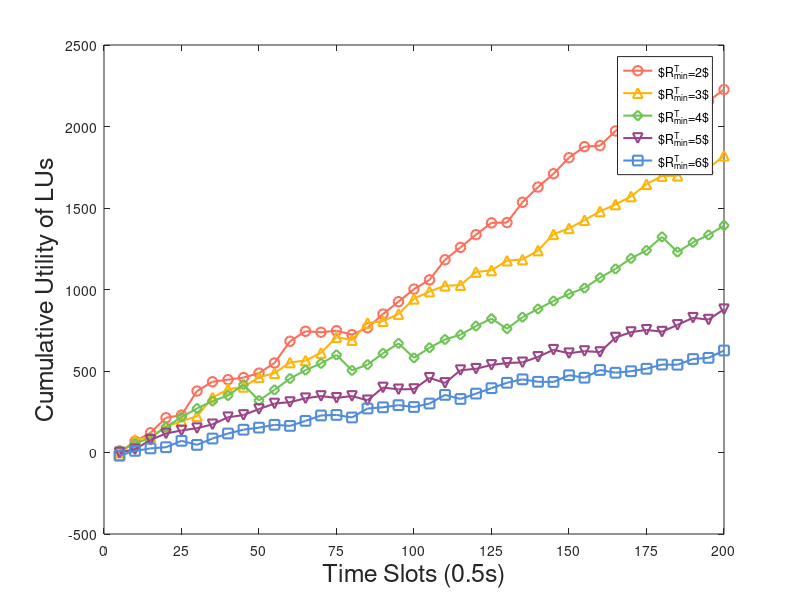

Here is the MATLAB script that generated this plot: (Note: this script raises an error after producing the figure.)
clc
clear all
data = csvread('CULRmin.csv');
plot(data(3, 2:41), '-o', 'MarkerSize', 7, 'Color', '#FD6D5A', 'LineWidth', 1.5);
hold on
plot(data(4, 2:41), '-^', 'MarkerSize', 7, 'Color', '#FEB40B',  'LineWidth', 1.5);
hold on
plot(data(5, 2:41), '-d', 'MarkerSize', 7, 'Color', '#6DC354',  'LineWidth', 1.5);
hold on
plot(data(6, 2:41), '-v', 'MarkerSize', 7, 'Color', '#994487',  'LineWidth', 1.5);
hold on
plot(data(7, 2:41), '-s', 'MarkerSize', 7, 'Color', '#518CD8',  'LineWidth', 1.5);
hold on
%plot(data(:, 4), '-^', 'MarkerSize', 12, 'Color',[0.18039 0.5451 0.34118], 'LineWidth', 3.2)
%hold on
%plot(data(:, 5), '-*', 'MarkerSize', 12, 'Color',[0.8549 0.64706 0.12549], 'LineWidth', 3.2)
%hold on

g=legend('$R^T_{min}=2$', '$R^T_{min}=3$', '$R^T_{min}=4$', '$R^T_{min}=5$', '$R^T_{min}=6$');
h = xlabel('Time Slots (0.5s)','FontSize',18); ylabel('Cumulative Utility of LUs','FontSize',18);
%xlabel('Block interval T^I (s)','FontSize',15); ylabel('Total reward','FontSize',15);
k=set(gca,'xtick',0:5:40,'XTickLabel',{'0','25','50','75','100','125','150','175','200'});
set(g,'Interpreter','latex','FontSize',16,'FontWeight','normal')
set(h,'FontSize',16,'FontWeight','normal')
